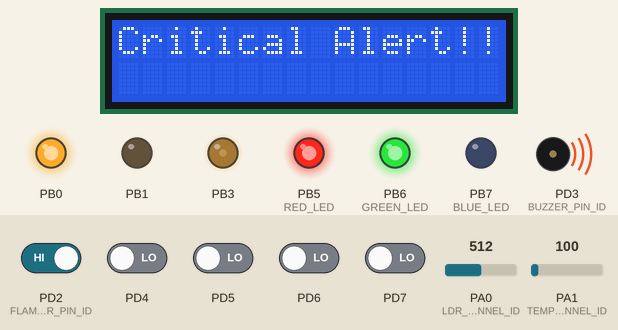
The program below on a simulated ATmega32, built with avr-gcc and emulated at 16 MHz. Parts: 16×2 character LCD, output pins drawn as LEDs (lit = HIGH), buzzer (waves = sounding, pin HIGH). Wiring (inferred from the names in the program): character LCD (HD44780): RS PD0; E PD1; data PC0, PC1, PC2, PC3, PC4, PC5, PC6, PC7. The inputs (shaded band) are chosen by the test bench; at power-on: PD2 (FLAME_SENSOR_PIN_ID) HIGH, PD4–7 LOW, PA1 (TEMP_SENSOR_CHANNEL_ID) = 100, PA0 (LDR_SENSOR_CHANNEL_ID) = 512. Pins used as bus, display or sensor lines are not drawn.

Above: at 1.2 s.
1.3 s: PD2 (FLAME_SENSOR_PIN_ID) driven LOW
At 1.9 s:
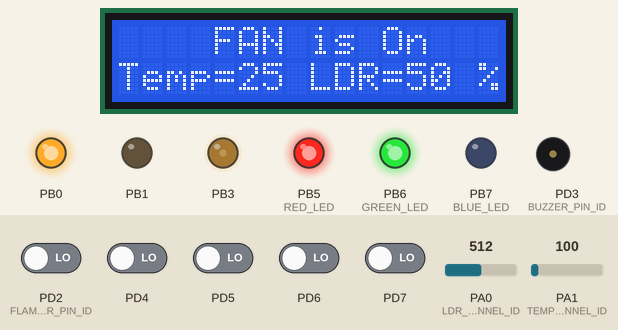
2.9 s: PA1 (TEMP_SENSOR_CHANNEL_ID) set to 93
At 3.8 s:
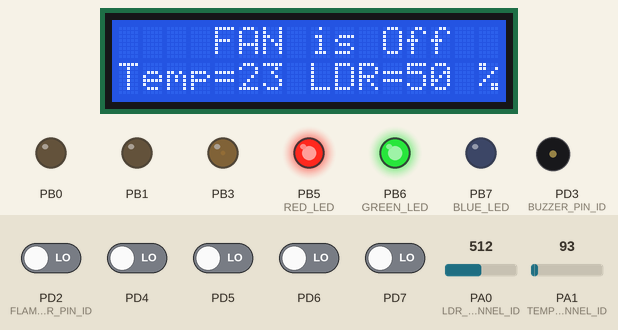
4.5 s: PA0 (LDR_SENSOR_CHANNEL_ID) set to 538
At 5.6 s:
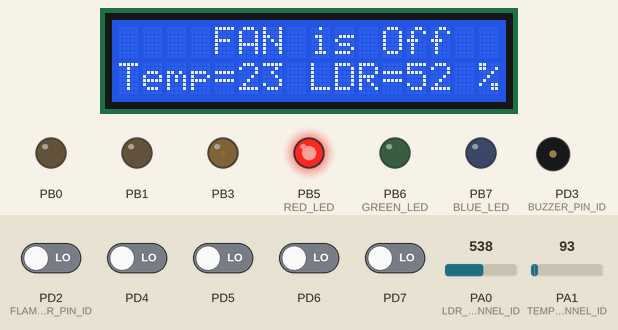
6.0 s: PA1 (TEMP_SENSOR_CHANNEL_ID) set to 120
At 7.3 s:
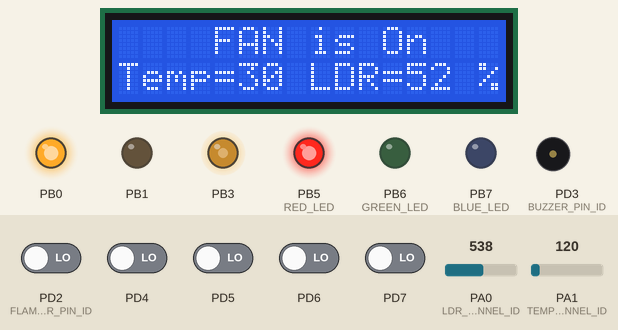
7.6 s: PA0 (LDR_SENSOR_CHANNEL_ID) set to 511
At 7.9 s:
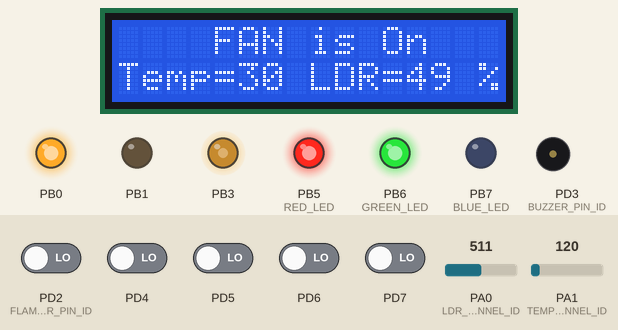
9.1 s: PA1 (TEMP_SENSOR_CHANNEL_ID) set to 154
At 9.7 s:
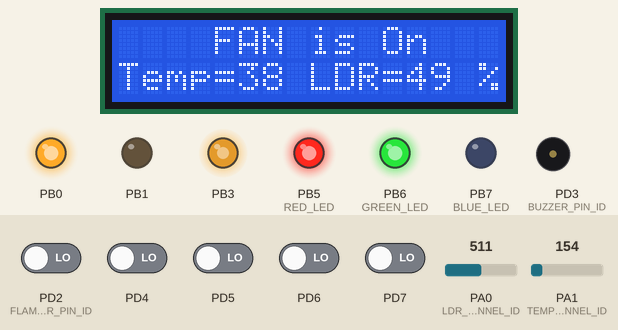
Timing chart, 0 to 11.7 s (numbered marks = the images above; inputs shaded):
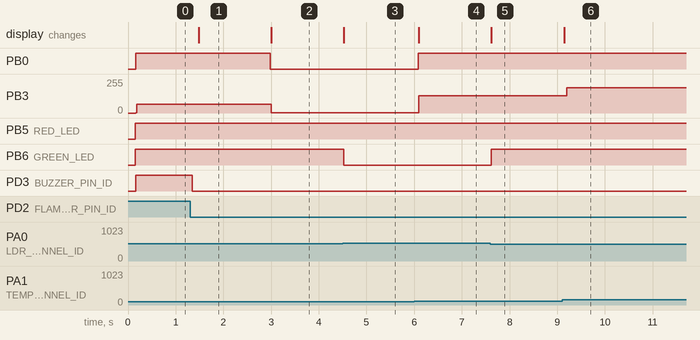

The program:

main.c
```c
#include<avr/io.h>
#include<util/delay.h>
#include "std_types.h"
#include "led.h"
#include "lcd.h"
#include "buzzer.h"
#include "adc.h"
#include "lm35_sensor.h"
#include "pwm.h"
#include "motor.h"
#include "flame_sensor.h"

int main(void){
	//Initializations
	LEDS_init();
	LCD_init();
	Buzzer_init();
	ADC_init();
	DCMotor_Init();
	FlameSensor_init();
	//-------------------------------------------------------------------
	//Variables
	uint8 temperature;
	uint16 light_intensity;
	uint8 flame_sensor_value;
	uint8 flame_sensor_flag = 0;
	//-------------------------------------------------------------------
	//LCD Layout
	LCD_displayStringRowColumn(0,4, "FAN is");
	LCD_displayStringRowColumn(1,0, "Temp=");
	LCD_displayStringRowColumn(1,8,"LDR=");
	LCD_displayStringRowColumn(1,15,"%");
	//-------------------------------------------------------------------
	//Initialization objects of Structure LED_ID
	LED_ID RED_LED = {RED_LED_PORT_ID, RED_LED_PIN_ID};
	LED_ID GREEN_LED = {GREEN_LED_PORT_ID, GREEN_LED_PIN_ID};
	LED_ID BLUE_LED = {BLUE_LED_PORT_ID, BLUE_LED_PIN_ID};
	//-------------------------------------------------------------------

	while(1){

		//Temperature Sensor LM35
		temperature = LM35_getTemperature();
		LCD_moveCursor(1,5);
		if(temperature >= 100){
			LCD_intgerToString(temperature);
		}else{
			LCD_intgerToString(temperature);
			/* In case the digital value is two or one digits print space in the next digit place */
			LCD_displayCharacter(' ');
		}
		//-------------------------------
		//LDR
		light_intensity = LDR_getlightIntensity();
		LCD_moveCursor(1,12);
		if(light_intensity >= 100){
			LCD_intgerToString(light_intensity);
		}else{
			LCD_intgerToString(light_intensity);
			/* In case the digital value is two or one digits print space in the next digit place */
			LCD_displayCharacter(' '); //that space to make the cursor in the correct place when the number turns from 3 digits to 2 digits
		}
		//------------------------------
		//Relation between light intensity and leds
		if(light_intensity < 15){

			LED_on(RED_LED);
			LED_on(GREEN_LED);
			LED_on(BLUE_LED);

		}else if (light_intensity >=16 && light_intensity <= 50){

			LED_on(RED_LED);
			LED_on(GREEN_LED);
			LED_off(BLUE_LED);

		}else if(light_intensity >=51 && light_intensity <=70){

			LED_on(RED_LED);
			LED_off(GREEN_LED);
			LED_off(BLUE_LED);

		}else if(light_intensity > 70){

			LED_off(RED_LED);
			LED_off(GREEN_LED);
			LED_off(BLUE_LED);
		}
		//----------------------------------------
		//Relation between temperature sensor and motor
		if(temperature >= 40){
			//notice that there's a space after On, its purpose is to remove the second f in the word off
			LCD_displayStringRowColumn(0,11,"On ");
			DCMotor_Rotate(CW,MOTOR_PWM_100_PERCENT);

		}else if(temperature >= 35 && temperature < 40){

			LCD_displayStringRowColumn(0,11,"On ");
			DCMotor_Rotate(CW,MOTOR_PWM_75_PERCENT);

		}else if (temperature >= 30 && temperature < 35){

			LCD_displayStringRowColumn(0,11,"On ");
			DCMotor_Rotate(CW,MOTOR_PWM_50_PERCENT);

		}else if (temperature >= 25 && temperature < 30){

			LCD_displayStringRowColumn(0,11,"On ");
			DCMotor_Rotate(CW,MOTOR_PWM_25_PERCENT);

		}else if (temperature < 25){

			LCD_displayStringRowColumn(0,11,"Off");
			DCMotor_Rotate(Stop,MOTOR_PWM_0_PERCENT);

		}
		//-------------------------------------------
		//Relation between flame sensor and alarm and lcd
		flame_sensor_value = FlameSensor_getValue();
		if( flame_sensor_value == LOGIC_HIGH){
			Buzzer_on();
			LCD_clearScreen();
			LCD_displayString("Critical Alert!!");
			while(FlameSensor_getValue() == LOGIC_HIGH);
			flame_sensor_flag = 1;
		}else{

			if(flame_sensor_flag == 1){
			Buzzer_off();
			LCD_clearScreen();
			LCD_displayStringRowColumn(0,4, "FAN is");
			LCD_displayStringRowColumn(1,0, "Temp=");
			LCD_displayStringRowColumn(1,8,"LDR=");
			LCD_displayStringRowColumn(1,15,"%");
			flame_sensor_flag = 0;
			}
		}

	}
}
```

adc.c
```c
/******************************************************************************
 *
 * Module: ADC
 *
 * File Name: adc.c
 *
 * Description: Source file for the ATmega 32 ADC Driver
 *
 * Author: Ahmed Alaa
 *
 *******************************************************************************/
#include "avr/io.h" /* To use the ADC Registers */
#include "adc.h"
#include "common_macros.h" /* To use the macros like SET_BIT */

/*******************************************************************************
 *                      Functions Definitions                                  *
 *******************************************************************************/
/*Description:
 * Initializes the ADC by setting the reference voltage and prescaler.*/
void ADC_init(void)
{
	// Set the reference voltage to the internal 2.56V reference
	SET_BIT(ADMUX,REFS0);
	SET_BIT(ADMUX,REFS1);

	// Set the ADC prescaler to 128 (F_CPU/128) for accurate conversion
	SET_BIT(ADCSRA,ADPS0);
	SET_BIT(ADCSRA,ADPS1);
	SET_BIT(ADCSRA,ADPS2);

	// Enable the ADC by setting the ADEN bit
	SET_BIT(ADCSRA,ADEN);
}

/* Description :
 * Function responsible for read analog data from a certain ADC channel
 * and convert it to digital using the ADC driver.
 */
uint16 ADC_readChannel(uint8 channel_num)
{
	channel_num &= 0x07; /* Input channel number must be from 0 --> 7 */

	ADMUX &= 0xE0; /* Clear first 5 bits in the ADMUX (channel number MUX4:0 bits) before set the required channel */

	ADMUX = ADMUX | channel_num; /* Choose the correct channel by setting the channel number in MUX4:0 bits */

	SET_BIT(ADCSRA,ADSC); /* Start conversion write '1' to ADSC */

	while(BIT_IS_CLEAR(ADCSRA,ADIF)); /* Wait for conversion to complete, ADIF becomes '1' */

	SET_BIT(ADCSRA,ADIF); /* Clear ADIF by write '1' to it :) */

	return ADC; /* Read the digital value from the data register */
}
```

adc.h
```c
 /******************************************************************************
 *
 * Module: ADC
 *
 * File Name: adc.h
 *
 * Description: Header file for the ATmega16 ADC driver
 *
 * Author: Ahmed Alaa
 *
 *******************************************************************************/

#ifndef ADC_H_
#define ADC_H_

#include "std_types.h"

/*******************************************************************************
 *                                Definitions                                  *
 *******************************************************************************/
/*10-bit ADC: The resolution of the ADC is 10 bits, meaning the maximum possible digital value is
2^10 − 1 = 1023
*/
#define ADC_MAXIMUM_VALUE    1023

#define INTERNAL_REF 1
#if (INTERNAL_REF == 1)
	#define ADC_REF_VOLT_VALUE   2.56
#else
	#define ADC_REF_VOLT_VALUE   5
#endif
/*******************************************************************************
 *                      Functions Prototypes                                   *
 *******************************************************************************/

/*
 * Description :
 * Function responsible for initialize the ADC driver.
 */
void ADC_init(void);


/* Description :
 * Function responsible for read analog data from a certain ADC channel
 * and convert it to digital using the ADC driver.
 */
uint16 ADC_readChannel(uint8 channel_num);

#endif /* ADC_H_ */
```

buzzer.c
```c
/******************************************************************************
 * Module: Buzzer
 *
 * File Name: buzzer.c
 *
 * Description: Source file for the Buzzer
 *
 * Author: Ahmed Alaa
 *******************************************************************************/

#include "gpio.h"
#include "buzzer.h"

/*******************************************************************************
 *                      Functions Definitions                                  *
 *******************************************************************************/

/*Description:
 * Initializes the buzzer pin direction and turn off the buzzer*/
void Buzzer_init(void){
	GPIO_setupPinDirection(BUZZER_PORT_ID,BUZZER_PIN_ID,PIN_OUTPUT);
	GPIO_writePin(BUZZER_PORT_ID,BUZZER_PIN_ID,BUZZER_OFF);
}

/*Description:
 * Activates the buzzer*/
void Buzzer_on(void){
	GPIO_writePin(BUZZER_PORT_ID,BUZZER_PIN_ID,BUZZER_ON);
}

/*Description:
 * Deactivates the buzzer*/
void Buzzer_off(void){
	GPIO_writePin(BUZZER_PORT_ID,BUZZER_PIN_ID,BUZZER_OFF);
}
```

buzzer.h
```c
/******************************************************************************
 *
 * Module: LCD
 *
 * File Name: buzzer.h
 *
 * Description: Header file for the Buzzer
 *
 * Author: Ahmed Alaa
 *
 *******************************************************************************/
#ifndef BUZZER_H_
#define BUZZER_H_

#include "std_types.h"

/*******************************************************************************
 *                                Definitions                                  *
 *******************************************************************************/

#define BUZZER_PORT_ID (PORTD_ID)
#define BUZZER_PIN_ID (PIN3_ID)

#define BUZZER_ON LOGIC_HIGH
#define BUZZER_OFF LOGIC_LOW


/*******************************************************************************
 *                              Functions Prototypes                           *
 *******************************************************************************/
/*Description:
 * Initializes the buzzer pin direction and turn off the buzzer*/
void Buzzer_init(void);

/*Description:
 * Activates the buzzer*/
void Buzzer_on(void);

/*Description:
 * Deactivates the buzzer*/
void Buzzer_off(void);

#endif /* BUZZER_H_ */
```

flame_sensor.c
```c
/******************************************************************************
 *
 * Module: Flame Sensor
 *
 * File Name: flame_sensor.c
 *
 * Description: Source file for the flame sensor driver
 *
 * Author: Ahmed Alaa
 *
 *******************************************************************************/
#include "std_types.h"
#include "gpio.h"
#include "flame_sensor.h"

/*******************************************************************************
 *                      Functions Definitions                                  *
 *******************************************************************************/
/*Description:
 * Initializes the flame sensor pin direction.*/
void FlameSensor_init(void){
	GPIO_setupPinDirection(FLAME_SENSOR_PORT_ID,FLAME_SENSOR_PIN_ID,PIN_INPUT);
}

/*Description:
 * Reads the value from the flame sensor and returns it.*/
uint8 FlameSensor_getValue(void){
	return GPIO_readPin(FLAME_SENSOR_PORT_ID,FLAME_SENSOR_PIN_ID);
}
```

flame_sensor.h
```c
/******************************************************************************
 *
 * Module: Flame Sensor
 *
 * File Name: flame_sensor.h
 *
 * Description: Header file for the flame sensor driver
 *
 * Author: Ahmed Alaa
 *
 *******************************************************************************/
#ifndef FLAME_SENSOR_H_
#define FLAME_SENSOR_H_

#include "std_types.h"


/*******************************************************************************
 *                                Definitions                                  *
 *******************************************************************************/
#define FLAME_SENSOR_PORT_ID (PORTD_ID)
#define FLAME_SENSOR_PIN_ID (PIN2_ID)

/*******************************************************************************
 *                              Functions Prototypes                           *
 *******************************************************************************/

/*Description:
 * Initializes the flame sensor pin direction.*/
void FlameSensor_init(void);

/*Description:
 * Reads the value from the flame sensor and returns it.*/
uint8 FlameSensor_getValue(void);

#endif /* FLAME_SENSOR_H_ */
```

ldr.c
```c
 /******************************************************************************
 *
 * Module: LDR (Light Dependent Resistor)
 *
 * File Name: ldr.c
 *
 * Description: Source file for the LDR (Light Dependent Resistor) Driver
 *
 * Author: Ahmed Alaa
 *
 *******************************************************************************/

#include "ldr.h"
#include "adc.h"

/*******************************************************************************
 *                      Functions Definitions                                  *
 *******************************************************************************/

 /* Description :
 * Function responsible for calculate the light intensity from the ADC digital value.
 */
uint16 LDR_getlightIntensity(void)
{
	uint16 light_intensity_value = 0;

	uint16 adc_value = 0;

	/* Read ADC channel where the ldr is connected */
	adc_value = ADC_readChannel(LDR_SENSOR_CHANNEL_ID);

	/* Calculate the light intensity from the ADC value*/
	light_intensity_value = (uint16)(((uint32)adc_value*LDR_SENSOR_MAX_LIGHT_INTENSITY*ADC_REF_VOLT_VALUE)/(ADC_MAXIMUM_VALUE*LDR_SENSOR_MAX_VOLT_VALUE));

	return light_intensity_value;
}
```

ldr.h
```c
 /******************************************************************************
 *
 * Module: LDR (Light Dependent Resistor)
 *
 * File Name: ldr.h
 *
 * Description: Header file for the LDR (Light Dependent Resistor) Driver
 *
 * Author: Ahmed Alaa
 *
 *******************************************************************************/

#ifndef LDR_H_
#define LDR_H_

#include "std_types.h"
#include "gpio.h"

/*******************************************************************************
 *                                Definitions                                  *
 *******************************************************************************/

#define LDR_SENSOR_CHANNEL_ID         (PIN0_ID)
#define LDR_SENSOR_MAX_VOLT_VALUE     (2.56)
#define LDR_SENSOR_MAX_LIGHT_INTENSITY    (100)


/*******************************************************************************
 *                      Functions Prototypes                                   *
 *******************************************************************************/

/*
 * Description :
 * Function responsible for calculate the light intensity from the ADC digital value.
 */
uint16 LDR_getLightIntensity(void);

#endif /* LDR_H_ */
```

led.c
```c
/******************************************************************************
 *
 * Module: LED
 *
 * File Name: led.c
 *
 * Description: Source file for the leds driver
 *
 * Author: Ahmed Alaa
 *
 *******************************************************************************/
#include "gpio.h"
#include "led.h"

/*******************************************************************************
 *                      Functions Definitions                                  *
 *******************************************************************************/

/*Description:
 * Initializes all Leds (red, green, blue) pins direction.
 * Turn off all the Leds*/
void LEDS_init(void){
	GPIO_setupPinDirection(RED_LED_PORT_ID,RED_LED_PIN_ID,PIN_OUTPUT);
	GPIO_writePin(RED_LED_PORT_ID,RED_LED_PIN_ID,TURN_OFF);

	GPIO_setupPinDirection(GREEN_LED_PORT_ID,GREEN_LED_PIN_ID,PIN_OUTPUT);
	GPIO_writePin(GREEN_LED_PORT_ID,GREEN_LED_PIN_ID,TURN_OFF);

	GPIO_setupPinDirection(BLUE_LED_PORT_ID,BLUE_LED_PIN_ID,PIN_OUTPUT);
	GPIO_writePin(BLUE_LED_PORT_ID,BLUE_LED_PIN_ID,TURN_OFF);
}

/*Description:
 * Turns on the specified LED*/
void LED_on(LED_ID id){
	if((0 <= id.pin && id.pin <= 7) | (0 <= id.port && id.port <=3)){
		GPIO_writePin(id.port,id.pin,TURN_ON);
	}
}

void LED_off(LED_ID id){
	if((0 <= id.pin && id.pin <= 7) | (0 <= id.port && id.port <=3)){
		GPIO_writePin(id.port,id.pin,TURN_OFF);
	}
}
```

led.h
```c
/******************************************************************************
 *
 * Module: LED
 *
 * File Name: led.h
 *
 * Description: Header file for the leds in project
 *
 * Author: Ahmed Alaa
 *
 *******************************************************************************/
#ifndef LED_H_
#define LED_H_
#include "std_types.h"
#include "gpio.h"

/*******************************************************************************
 *                                Definitions                                  *
 *******************************************************************************/
#define POSITIVE_LOGIC

#ifdef POSITIVE_LOGIC
#define TURN_ON LOGIC_HIGH
#define TURN_OFF LOGIC_LOW
#elif
#define TURN_ON LOGIC_LOW
#define TURN_OFF LOGIC_HIGH
#endif

#define LEDS_PORT_ID (PORTB_ID)

#define RED_LED_PORT_ID (PORTB_ID)
#define RED_LED_PIN_ID (PIN5_ID)

#define GREEN_LED_PORT_ID (PORTB_ID)
#define GREEN_LED_PIN_ID (PIN6_ID)

#define BLUE_LED_PORT_ID (PORTB_ID)
#define BLUE_LED_PIN_ID (PIN7_ID)

/*******************************************************************************
 *                               Types Declaration                             *
 *******************************************************************************/
typedef struct
{
	uint8 port;
	uint8 pin;
}LED_ID;

/*******************************************************************************
 *                              Functions Prototypes                           *
 *******************************************************************************/

/*Description:
 * Initializes all Leds (red, green, blue) pins direction.
 * Turn off all the Leds*/
void LEDS_init(void);

/*Description:
 * Turns on the specified LED*/
void LED_on(LED_ID id);
/*Description:
 * Turns off the specified LED*/
void LED_off(LED_ID id);


#endif
```

lm35_sensor.c
```c
 /******************************************************************************
 *
 * Module: Temperature Sensor
 *
 * File Name: lm35_sensor.c
 *
 * Description: Source file for the LM35 Temperature Sensor driver
 *
 * Author: Ahmed Alaa
 *
 *******************************************************************************/

#include "lm35_sensor.h"
#include "adc.h"

/*******************************************************************************
 *                      Functions Definitions                                  *
 *******************************************************************************/
/*
 * Description :
 * Function responsible for calculate the temperature from the ADC digital value.
 */
uint8 LM35_getTemperature(void)
{
	uint8 temp_value = 0;

	uint16 adc_value = 0;

	/* Read ADC channel where the temperature sensor is connected */
	adc_value = ADC_readChannel(TEMP_SENSOR_CHANNEL_ID);

	/* Calculate the temperature from the ADC value*/
	temp_value = (uint8)(((uint32)adc_value*TEMP_SENSOR_MAX_TEMPERATURE*ADC_REF_VOLT_VALUE)/(ADC_MAXIMUM_VALUE*TEMP_SENSOR_MAX_VOLT_VALUE));

	return temp_value;
}
```

Source omitted: lm35_sensor.h (1207 bytes), motor.c (1575 bytes), motor.h (1777 bytes), pwm.c (1659 bytes), pwm.h (1129 bytes), lcd.c (7402 bytes), lcd.h (3050 bytes), common_macros.h (1229 bytes), gpio.c (6625 bytes), gpio.h (3571 bytes), std_types.h (1403 bytes)

Measured:
- the behaviour switches between 100 and 99 on PA1 (TEMP_SENSOR_CHANNEL_ID) (found by bisection; images 1 and 2)
- the behaviour switches between 521 and 522 on PA0 (LDR_SENSOR_CHANNEL_ID) (found by bisection; images 2 and 3)
- the behaviour switches between 139 and 140 on PA1 (TEMP_SENSOR_CHANNEL_ID) (found by bisection; images 5 and 6)
- after the input at 1.3 s, PD3 (BUZZER_PIN_ID): HIGH → LOW after 0.05 s; the display: changes after 0.18 s (image 1)
- after the input at 2.9 s, PB0: HIGH → LOW after 0.09 s; PB3: 64/255 → 1/255 after 0.10 s; the display: changes after 0.10 s (image 2)
- after the input at 4.5 s, PB6 (GREEN_LED): HIGH → LOW at once; the display: changes at once (image 3)
- after the input at 6.0 s, PB0: LOW → HIGH after 0.09 s; PB3: 1/255 → 128/255 after 0.10 s; the display: changes after 0.10 s (image 4)
- after the input at 7.6 s, PB6 (GREEN_LED): LOW → HIGH at once; the display: changes at once (image 5)
- after the input at 9.1 s, PB3: 128/255 → 191/255 after 0.10 s; the display: changes after 0.05 s (image 6)
